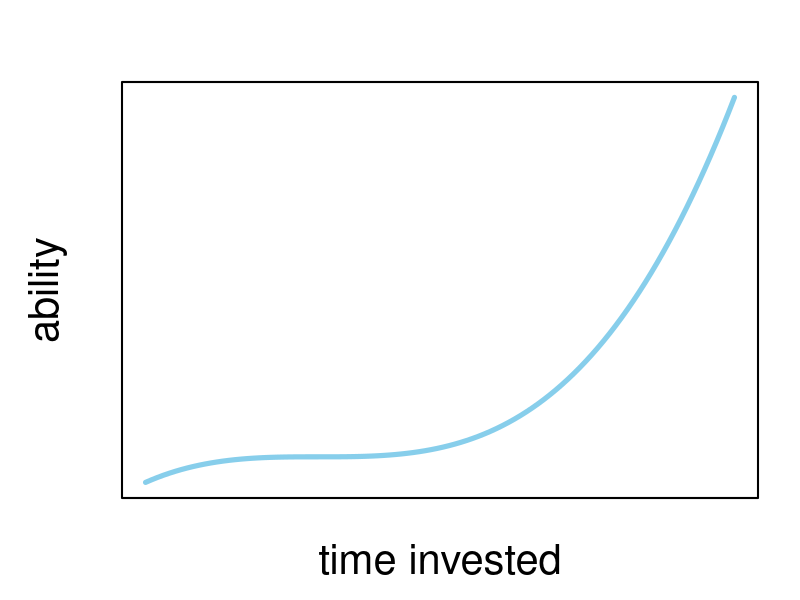

R code for this plot: (Note: this script raises an error after producing the figure.)
## ---- chunk 1
par(mar = c(5, 6, 4, 2) + 0.1)
y <- c((1:100 - 30)^3)
plot(
  1:100
  , y
  , type = "l"
  # , xlim = c(33, 100)
  , ylim = c(min(y) - 200, max(y))
  , xlab = "time invested"
  , ylab = "ability"
  , axes = FALSE
  , lwd = 5
  , col = "skyblue"
  , cex.lab = 2.5
)
box(lwd = 2)
## ---- chunk 2
1+1
7/9
12^4
## ---- chunk 3
sqrt(121)
log(23)
sin(1)
## ---- chunk 4
x <- 10
y <- 6
x + y

z <- x + y
y/z
## ---- chunk 5
X <- 5 # Does not replace variable x
x
## ---- chunk 6
name <- "Jed Bartlet"  # Character
age <- 65           # Integer / Double
president <- TRUE         # Boolean
## ---- chunk 7
staff <- c("Josh", "CJ", "Sam")
age <- c(42, 39, 38)
female <- c(FALSE, TRUE, FALSE)

staff
age
female
## ---- chunk 8
staff[2]
## ---- chunk 9
age <- c(Josh = 42, CJ = 39, Sam = 38)
age["Sam"]
## ---- chunk 10
staff[c(1, 3)]
## ---- chunk 11
age[c("CJ", "Sam")]
## ---- chunk 12
staff[2]
age["CJ"]
age[staff[2]]
## ---- chunk 13
age == 4
age > 40
staff != "CJ"
## ---- chunk 14
age[staff != "CJ"]
age > 38 & !female
staff[age > 38 & !female]
## ---- chunk 15
x <- c(1:5)
y <- c(6:10)
## ---- chunk 16
z <- c(x, y)
## ---- chunk 17
z <- z[c(5, 6, 7, 8, 9, 10)]
z
## ---- chunk 18
c(1:6) %% 2
c(1:6) %% 2 == 0
z[c(1:6) %% 2 == 0]
## ---- chunk 19
ind <- rep(c(F, T), length(z)/2)
z[ind]
## ---- chunk 20
m <- matrix(1:9, nrow = 3)
## ---- chunk 21
m # A matrix
## ---- chunk 22
m <- matrix(c(1:9), nrow = 3)
m[1, ] # First row
m[, 3] # Third column
m[1, 3] # Element in the first row and third column
## ---- chunk 23
rownames(m) <- c("dog", "cat", "mouse")
colnames(m) <- c("no", "yes", "maybe")

m["mouse", ]
m[,"maybe"]
## ---- chunk 24
v1 <- c(1:3)
v2 <- v1

m1 <- matrix(c(1:9), nrow = 3)
m2 <- m1
## ---- chunk 25
v1 + 4
v1 - v2
v1^v2
## ---- chunk 26
m1 * m2
## ---- chunk 27
(x <- c(1:3))
(x <- c(1:3, "four")) # all elements become characters
## ---- chunk 28
name <- c("Julia", "Jeff")
age <- c(27, 60)
job <- rep("teacher", 2)
friends <- c(3, 6)
income <- c(":(", ":)")

(teachers <- data.frame(name, age, job, friends, income))
## ---- chunk 29
name <- c("Julia", "Jeff")
age <- c(27, 60)
job <- rep("teacher", 2)
friends <- c(3, 6)
income <- c(":(", ":)")

teachers <- data.frame(name, age, job, friends, income)
## ---- chunk 30
teachers[2, ]
teachers[, "friends"]
teachers$income
## ---- chunk 31
teachers[teachers$name == "Julia", ]
teachers[teachers$friends < 4, ]
## ---- chunk 32
name <- c("Ben", "Kathy", "Paul", "Julia", "Jeff")
age <- c(24, 43, 32, 27, 60)
job <- rep("teacher", 5)
friends <- c(5, 2, 0, 3, 6)
pets <- c(0, 2, 4, 1, 1)
income <- c(":/", ":)", ":(", ":(", ":)")

teachers <- data.frame(name, age, job, friends, pets, income)
save(teachers, file = "data/teachers.RData")
## ---- chunk 33
name <- c("Ben", "Kathy", "Paul", "Julia", "Jeff")
age <- c(24, 43, 32, 27, 60)
job <- rep("teacher", 5)
friends <- c(5, 2, 0, 3, 6)
pets <- c(0, 2, 4, 1, 1)
income <- c(":/", ":)", ":(", ":(", ":)")

teachers <- data.frame(name, age, job, friends, pets, income)
save(teachers, file = "data/teachers.RData")
## ---- chunk 34
teachers$ratio <- teachers$pets / teachers$friends
teachers
## ---- chunk 35
(poor <- teachers[teachers$income == ":(", ])
teachers <- teachers[teachers$income != ":(", ]
## ---- chunk 36
mean(teachers$age[teachers$income == ":)"])
mean(poor$age)
## ---- chunk 37
teachers.all <- rbind(poor, teachers)
tapply(teachers.all$age, teachers.all$income, mean)
## ---- chunk 38
teachers.all[teachers.all$name == "Jeff", "age"] <- NA
teachers.all$age
## ---- chunk 39
mean(teachers.all$age)
mean(teachers.all$age, na.rm = TRUE)
## ---- chunk 40
complete.cases(teachers.all)
teachers.all[complete.cases(teachers.all), c("name", "age", "income")]
## ---- chunk 41
is.na(teachers.all)
teachers.all[is.na(teachers.all)] <- 50
## ---- chunk 42
str(teachers.all)
## ---- chunk 43
summary(teachers.all[, c("name", "friends", "income", "age")])
